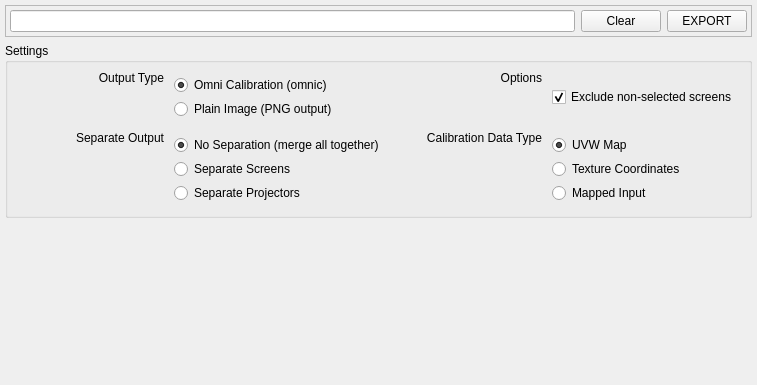
<?xml version="1.0" encoding="UTF-8"?>
<ui version="4.0">
 <class>omni::ui::Export</class>
 <widget class="QWidget" name="omni::ui::Export">
  <property name="geometry">
   <rect>
    <x>0</x>
    <y>0</y>
    <width>757</width>
    <height>385</height>
   </rect>
  </property>
  <property name="windowTitle">
   <string>Form</string>
  </property>
  <layout class="QVBoxLayout" name="verticalLayout">
   <property name="leftMargin">
    <number>5</number>
   </property>
   <property name="topMargin">
    <number>5</number>
   </property>
   <property name="rightMargin">
    <number>5</number>
   </property>
   <property name="bottomMargin">
    <number>5</number>
   </property>
   <item>
    <widget class="QFrame" name="framePath">
     <property name="sizePolicy">
      <sizepolicy hsizetype="Preferred" vsizetype="Maximum">
       <horstretch>0</horstretch>
       <verstretch>0</verstretch>
      </sizepolicy>
     </property>
     <property name="maximumSize">
      <size>
       <width>16777215</width>
       <height>32</height>
      </size>
     </property>
     <property name="frameShape">
      <enum>QFrame::StyledPanel</enum>
     </property>
     <property name="frameShadow">
      <enum>QFrame::Sunken</enum>
     </property>
     <layout class="QHBoxLayout" name="horizontalLayout_10">
      <property name="leftMargin">
       <number>4</number>
      </property>
      <property name="topMargin">
       <number>4</number>
      </property>
      <property name="rightMargin">
       <number>4</number>
      </property>
      <property name="bottomMargin">
       <number>4</number>
      </property>
      <item>
       <widget class="QLineEdit" name="editExportFilename">
        <property name="sizePolicy">
         <sizepolicy hsizetype="Expanding" vsizetype="Maximum">
          <horstretch>0</horstretch>
          <verstretch>0</verstretch>
         </sizepolicy>
        </property>
        <property name="readOnly">
         <bool>true</bool>
        </property>
       </widget>
      </item>
      <item>
       <widget class="QPushButton" name="btnClear">
        <property name="sizePolicy">
         <sizepolicy hsizetype="Minimum" vsizetype="Maximum">
          <horstretch>0</horstretch>
          <verstretch>0</verstretch>
         </sizepolicy>
        </property>
        <property name="text">
         <string>Clear</string>
        </property>
       </widget>
      </item>
      <item>
       <widget class="QPushButton" name="btnExport">
        <property name="sizePolicy">
         <sizepolicy hsizetype="Minimum" vsizetype="Maximum">
          <horstretch>0</horstretch>
          <verstretch>0</verstretch>
         </sizepolicy>
        </property>
        <property name="styleSheet">
         <string notr="true"/>
        </property>
        <property name="text">
         <string>EXPORT</string>
        </property>
       </widget>
      </item>
     </layout>
    </widget>
   </item>
   <item>
    <widget class="QGroupBox" name="grpSettings">
     <property name="sizePolicy">
      <sizepolicy hsizetype="Preferred" vsizetype="Maximum">
       <horstretch>0</horstretch>
       <verstretch>0</verstretch>
      </sizepolicy>
     </property>
     <property name="title">
      <string>Settings</string>
     </property>
     <layout class="QGridLayout" name="gridLayout">
      <property name="leftMargin">
       <number>8</number>
      </property>
      <property name="topMargin">
       <number>8</number>
      </property>
      <property name="rightMargin">
       <number>8</number>
      </property>
      <property name="bottomMargin">
       <number>8</number>
      </property>
      <property name="horizontalSpacing">
       <number>-1</number>
      </property>
      <property name="verticalSpacing">
       <number>8</number>
      </property>
      <item row="0" column="0">
       <widget class="QLabel" name="lbOutputType">
        <property name="sizePolicy">
         <sizepolicy hsizetype="Expanding" vsizetype="Preferred">
          <horstretch>0</horstretch>
          <verstretch>0</verstretch>
         </sizepolicy>
        </property>
        <property name="text">
         <string>Output Type</string>
        </property>
        <property name="alignment">
         <set>Qt::AlignRight|Qt::AlignTop|Qt::AlignTrailing</set>
        </property>
       </widget>
      </item>
      <item row="0" column="1">
       <widget class="QFrame" name="frameOutputType">
        <property name="frameShape">
         <enum>QFrame::NoFrame</enum>
        </property>
        <property name="frameShadow">
         <enum>QFrame::Plain</enum>
        </property>
        <layout class="QVBoxLayout" name="verticalLayout_3">
         <property name="spacing">
          <number>4</number>
         </property>
         <property name="leftMargin">
          <number>4</number>
         </property>
         <property name="topMargin">
          <number>4</number>
         </property>
         <property name="rightMargin">
          <number>4</number>
         </property>
         <property name="bottomMargin">
          <number>4</number>
         </property>
         <item>
          <widget class="QRadioButton" name="rbOmniCalibration">
           <property name="text">
            <string>Omni Calibration (omnic)</string>
           </property>
           <property name="checked">
            <bool>true</bool>
           </property>
          </widget>
         </item>
         <item>
          <widget class="QRadioButton" name="rbPlainImage">
           <property name="text">
            <string>Plain Image (PNG output)</string>
           </property>
          </widget>
         </item>
        </layout>
       </widget>
      </item>
      <item row="1" column="0">
       <widget class="QLabel" name="lbSeperateOutput">
        <property name="sizePolicy">
         <sizepolicy hsizetype="Expanding" vsizetype="Preferred">
          <horstretch>0</horstretch>
          <verstretch>0</verstretch>
         </sizepolicy>
        </property>
        <property name="text">
         <string>Separate Output</string>
        </property>
        <property name="alignment">
         <set>Qt::AlignRight|Qt::AlignTop|Qt::AlignTrailing</set>
        </property>
       </widget>
      </item>
      <item row="1" column="1">
       <widget class="QFrame" name="frameSeparation">
        <layout class="QVBoxLayout" name="verticalLayout_10">
         <property name="spacing">
          <number>4</number>
         </property>
         <property name="leftMargin">
          <number>4</number>
         </property>
         <property name="topMargin">
          <number>4</number>
         </property>
         <property name="rightMargin">
          <number>4</number>
         </property>
         <property name="bottomMargin">
          <number>4</number>
         </property>
         <item>
          <widget class="QRadioButton" name="rbSepNone">
           <property name="text">
            <string>No Separation (merge all together)</string>
           </property>
           <property name="checked">
            <bool>true</bool>
           </property>
          </widget>
         </item>
         <item>
          <widget class="QRadioButton" name="rbSepScreens">
           <property name="text">
            <string>Separate Screens</string>
           </property>
           <property name="checked">
            <bool>false</bool>
           </property>
          </widget>
         </item>
         <item>
          <widget class="QRadioButton" name="rbSepProj">
           <property name="text">
            <string>Separate Projectors</string>
           </property>
          </widget>
         </item>
        </layout>
       </widget>
      </item>
      <item row="1" column="2">
       <widget class="QLabel" name="lbCalibrationDataType">
        <property name="sizePolicy">
         <sizepolicy hsizetype="Expanding" vsizetype="Preferred">
          <horstretch>0</horstretch>
          <verstretch>0</verstretch>
         </sizepolicy>
        </property>
        <property name="text">
         <string>Calibration Data Type</string>
        </property>
        <property name="alignment">
         <set>Qt::AlignRight|Qt::AlignTop|Qt::AlignTrailing</set>
        </property>
       </widget>
      </item>
      <item row="0" column="2">
       <widget class="QLabel" name="lbOptions">
        <property name="sizePolicy">
         <sizepolicy hsizetype="Expanding" vsizetype="Preferred">
          <horstretch>0</horstretch>
          <verstretch>0</verstretch>
         </sizepolicy>
        </property>
        <property name="text">
         <string>Options</string>
        </property>
        <property name="alignment">
         <set>Qt::AlignRight|Qt::AlignTop|Qt::AlignTrailing</set>
        </property>
       </widget>
      </item>
      <item row="1" column="3">
       <widget class="QFrame" name="frameImageType">
        <layout class="QVBoxLayout" name="verticalLayout_9">
         <property name="spacing">
          <number>4</number>
         </property>
         <property name="leftMargin">
          <number>4</number>
         </property>
         <property name="topMargin">
          <number>4</number>
         </property>
         <property name="rightMargin">
          <number>4</number>
         </property>
         <property name="bottomMargin">
          <number>4</number>
         </property>
         <item>
          <widget class="QRadioButton" name="rbUVWMap">
           <property name="text">
            <string>UVW Map</string>
           </property>
           <property name="checked">
            <bool>true</bool>
           </property>
          </widget>
         </item>
         <item>
          <widget class="QRadioButton" name="rbTextureCoordinates">
           <property name="text">
            <string>Texture Coordinates</string>
           </property>
          </widget>
         </item>
         <item>
          <widget class="QRadioButton" name="rbMappedInput">
           <property name="text">
            <string>Mapped Input</string>
           </property>
          </widget>
         </item>
        </layout>
       </widget>
      </item>
      <item row="0" column="3">
       <widget class="QFrame" name="frameOptions">
        <property name="sizePolicy">
         <sizepolicy hsizetype="Preferred" vsizetype="Preferred">
          <horstretch>0</horstretch>
          <verstretch>0</verstretch>
         </sizepolicy>
        </property>
        <property name="frameShape">
         <enum>QFrame::NoFrame</enum>
        </property>
        <property name="frameShadow">
         <enum>QFrame::Raised</enum>
        </property>
        <layout class="QVBoxLayout" name="verticalLayout_2">
         <property name="leftMargin">
          <number>4</number>
         </property>
         <property name="topMargin">
          <number>4</number>
         </property>
         <property name="rightMargin">
          <number>4</number>
         </property>
         <property name="bottomMargin">
          <number>4</number>
         </property>
         <item>
          <widget class="QCheckBox" name="chkExcludeNonSelectedScreens">
           <property name="text">
            <string>Exclude non-selected screens</string>
           </property>
           <property name="checked">
            <bool>true</bool>
           </property>
          </widget>
         </item>
        </layout>
       </widget>
      </item>
     </layout>
    </widget>
   </item>
   <item>
    <widget class="omni::ui::OutputPreview" name="outputPreview" native="true"/>
   </item>
  </layout>
 </widget>
 <customwidgets>
  <customwidget>
   <class>omni::ui::OutputPreview</class>
   <extends>QWidget</extends>
   <header>OutputPreview.h</header>
   <container>1</container>
  </customwidget>
 </customwidgets>
 <resources/>
 <connections>
  <connection>
   <sender>rbUVWMap</sender>
   <signal>clicked()</signal>
   <receiver>omni::ui::Export</receiver>
   <slot>renderPreview()</slot>
   <hints>
    <hint type="sourcelabel">
     <x>275</x>
     <y>186</y>
    </hint>
    <hint type="destinationlabel">
     <x>222</x>
     <y>292</y>
    </hint>
   </hints>
  </connection>
  <connection>
   <sender>rbTextureCoordinates</sender>
   <signal>clicked()</signal>
   <receiver>omni::ui::Export</receiver>
   <slot>renderPreview()</slot>
   <hints>
    <hint type="sourcelabel">
     <x>275</x>
     <y>205</y>
    </hint>
    <hint type="destinationlabel">
     <x>222</x>
     <y>292</y>
    </hint>
   </hints>
  </connection>
  <connection>
   <sender>rbMappedInput</sender>
   <signal>clicked()</signal>
   <receiver>omni::ui::Export</receiver>
   <slot>renderPreview()</slot>
   <hints>
    <hint type="sourcelabel">
     <x>275</x>
     <y>224</y>
    </hint>
    <hint type="destinationlabel">
     <x>222</x>
     <y>292</y>
    </hint>
   </hints>
  </connection>
  <connection>
   <sender>rbSepNone</sender>
   <signal>clicked()</signal>
   <receiver>omni::ui::Export</receiver>
   <slot>renderPreview()</slot>
   <hints>
    <hint type="sourcelabel">
     <x>275</x>
     <y>100</y>
    </hint>
    <hint type="destinationlabel">
     <x>222</x>
     <y>292</y>
    </hint>
   </hints>
  </connection>
  <connection>
   <sender>rbSepProj</sender>
   <signal>clicked()</signal>
   <receiver>omni::ui::Export</receiver>
   <slot>renderPreview()</slot>
   <hints>
    <hint type="sourcelabel">
     <x>275</x>
     <y>138</y>
    </hint>
    <hint type="destinationlabel">
     <x>222</x>
     <y>292</y>
    </hint>
   </hints>
  </connection>
  <connection>
   <sender>rbSepScreens</sender>
   <signal>clicked()</signal>
   <receiver>omni::ui::Export</receiver>
   <slot>renderPreview()</slot>
   <hints>
    <hint type="sourcelabel">
     <x>275</x>
     <y>119</y>
    </hint>
    <hint type="destinationlabel">
     <x>222</x>
     <y>292</y>
    </hint>
   </hints>
  </connection>
  <connection>
   <sender>chkExcludeNonSelectedScreens</sender>
   <signal>clicked()</signal>
   <receiver>omni::ui::Export</receiver>
   <slot>renderPreview()</slot>
   <hints>
    <hint type="sourcelabel">
     <x>280</x>
     <y>271</y>
    </hint>
    <hint type="destinationlabel">
     <x>222</x>
     <y>292</y>
    </hint>
   </hints>
  </connection>
 </connections>
 <slots>
  <slot>renderPreview()</slot>
 </slots>
</ui>
